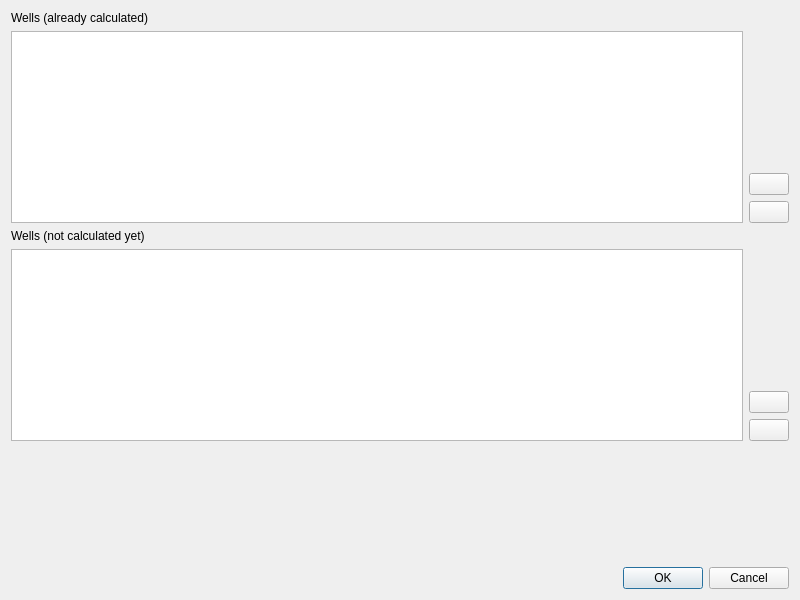
<?xml version="1.0" encoding="UTF-8"?>
<ui version="4.0">
 <class>CXPageWellCondition</class>
 <widget class="QDialog" name="CXPageWellCondition">
  <property name="geometry">
   <rect>
    <x>0</x>
    <y>0</y>
    <width>800</width>
    <height>600</height>
   </rect>
  </property>
  <property name="windowTitle">
   <string>Select Wells</string>
  </property>
  <layout class="QGridLayout" name="gridLayout">
   <item row="1" column="0">
    <layout class="QVBoxLayout" name="verticalLayout_4">
     <item>
      <widget class="QLabel" name="m_pLabelUnCalcWells">
       <property name="text">
        <string>Wells (not calculated yet)</string>
       </property>
      </widget>
     </item>
     <item>
      <widget class="QListWidget" name="m_pListUnCalc"/>
     </item>
    </layout>
   </item>
   <item row="0" column="1">
    <layout class="QVBoxLayout" name="verticalLayout">
     <item>
      <spacer name="verticalSpacer">
       <property name="orientation">
        <enum>Qt::Vertical</enum>
       </property>
       <property name="sizeHint" stdset="0">
        <size>
         <width>20</width>
         <height>40</height>
        </size>
       </property>
      </spacer>
     </item>
     <item>
      <widget class="QPushButton" name="m_pBtnCalcSelectAll">
       <property name="text">
        <string/>
       </property>
      </widget>
     </item>
     <item>
      <widget class="QPushButton" name="m_pBtnCalcClear">
       <property name="text">
        <string/>
       </property>
      </widget>
     </item>
    </layout>
   </item>
   <item row="2" column="1">
    <spacer name="verticalSpacer_3">
     <property name="orientation">
      <enum>Qt::Vertical</enum>
     </property>
     <property name="sizeHint" stdset="0">
      <size>
       <width>20</width>
       <height>40</height>
      </size>
     </property>
    </spacer>
   </item>
   <item row="1" column="1">
    <layout class="QVBoxLayout" name="verticalLayout_2">
     <item>
      <spacer name="verticalSpacer_2">
       <property name="orientation">
        <enum>Qt::Vertical</enum>
       </property>
       <property name="sizeHint" stdset="0">
        <size>
         <width>20</width>
         <height>40</height>
        </size>
       </property>
      </spacer>
     </item>
     <item>
      <widget class="QPushButton" name="m_pBtnUnCalcSelectAll">
       <property name="text">
        <string/>
       </property>
      </widget>
     </item>
     <item>
      <widget class="QPushButton" name="m_pBtnUnCalcClear">
       <property name="text">
        <string/>
       </property>
      </widget>
     </item>
    </layout>
   </item>
   <item row="0" column="0">
    <layout class="QVBoxLayout" name="verticalLayout_3">
     <item>
      <widget class="QLabel" name="m_pLabelCalcWells">
       <property name="text">
        <string>Wells (already calculated)</string>
       </property>
      </widget>
     </item>
     <item>
      <widget class="QListWidget" name="m_pListCalc"/>
     </item>
    </layout>
   </item>
   <item row="4" column="0" colspan="2">
    <widget class="QDialogButtonBox" name="m_pBtnGroupOkCancel">
     <property name="standardButtons">
      <set>QDialogButtonBox::Cancel|QDialogButtonBox::Ok</set>
     </property>
    </widget>
   </item>
  </layout>
 </widget>
 <layoutdefault spacing="6" margin="11"/>
 <resources/>
 <connections/>
</ui>
